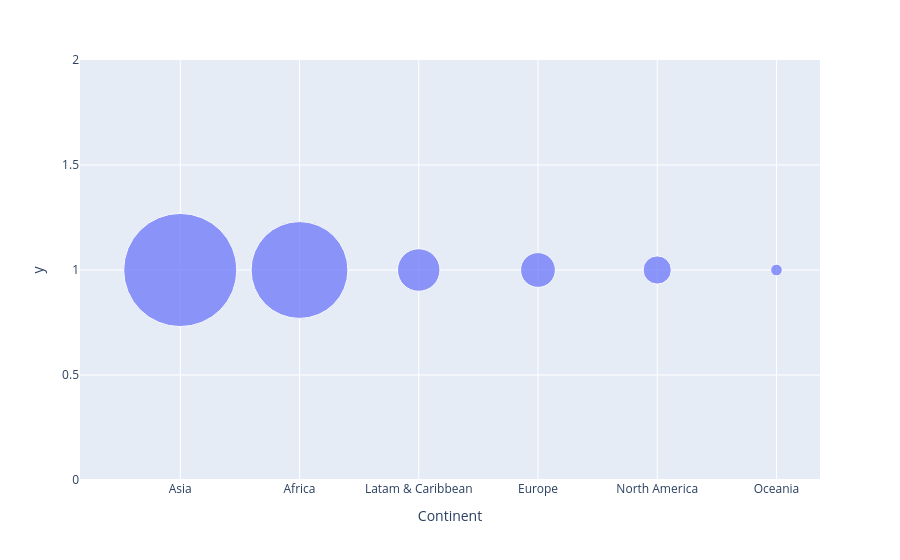
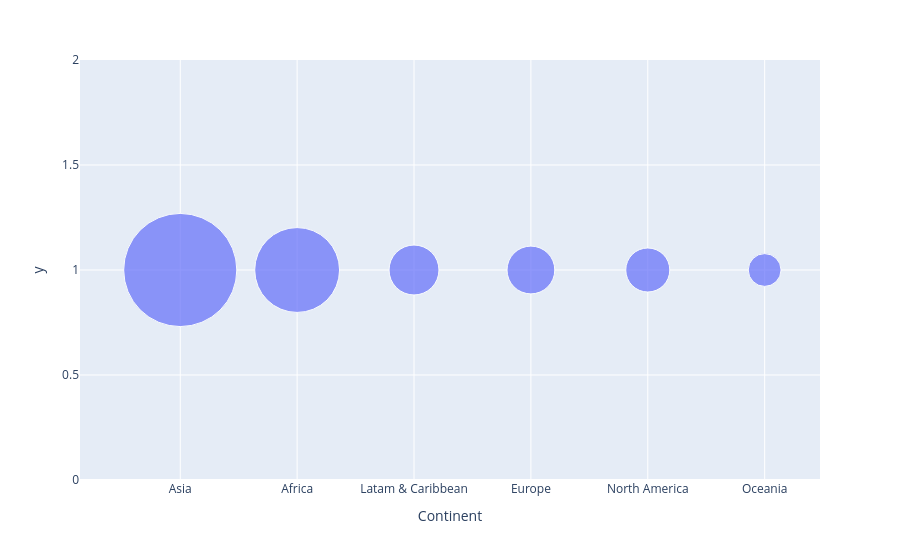

Write notebook code for charts like these, in order.
### Code cell
bubble_df = df.copy()
bubble_df['y'] = 1
bubble_df['chart_size'] = pi * pow(bubble_df['Radius(px)'], 2)
chart_fig = px.scatter(bubble_df, x='Continent', y='y', size='Births in 2026 (thousands)', size_max=80)
chart_fig.show()

real_fig = px.scatter(bubble_df, x='Continent', y='y', size='chart_size', size_max=80)
real_fig.show()

### Figure 1 — Plotly figure (JSON) as saved in the notebook; plotly's stock layout.template omitted (floating-point values rounded to 4 significant figures)
{"data": [{"hovertemplate": "Continent=%{x}<br>y=%{y}<br>Births in 2026 (thousands)=%{marker.size}<extra></extra>", "legendgroup": "", "marker": {"color": "#636efa", "size": [64910.0, 47560.0, 9160.0, 6141.0, 4036.0, 693.0], "sizemode": "area", "sizeref": 10.14, "symbol": "circle"}, "mode": "markers", "name": "", "orientation": "v", "showlegend": false, "type": "scatter", "x": ["Asia", "Africa", "Latam & Caribbean", "Europe", "North America", "Oceania"], "xaxis": "x", "y": [1, 1, 1, 1, 1, 1], "yaxis": "y"}], "layout": {"legend": {"itemsizing": "constant", "tracegroupgap": 0}, "margin": {"t": 60}, "xaxis": {"anchor": "y", "domain": [0, 1], "title": {"text": "Continent"}}, "yaxis": {"anchor": "x", "domain": [0, 1], "title": {"text": "y"}}}}

### Figure 2 — Plotly figure (JSON) as saved in the notebook; plotly's stock layout.template omitted (floating-point values rounded to 4 significant figures)
{"data": [{"hovertemplate": "Continent=%{x}<br>y=%{y}<br>chart_size=%{marker.size}<extra></extra>", "legendgroup": "", "marker": {"color": "#636efa", "size": [1922000.0, 1081000.0, 374300.0, 342700.0, 291000.0, 161500.0], "sizemode": "area", "sizeref": 300.3, "symbol": "circle"}, "mode": "markers", "name": "", "orientation": "v", "showlegend": false, "type": "scatter", "x": ["Asia", "Africa", "Latam & Caribbean", "Europe", "North America", "Oceania"], "xaxis": "x", "y": [1, 1, 1, 1, 1, 1], "yaxis": "y"}], "layout": {"legend": {"itemsizing": "constant", "tracegroupgap": 0}, "margin": {"t": 60}, "xaxis": {"anchor": "y", "domain": [0, 1], "title": {"text": "Continent"}}, "yaxis": {"anchor": "x", "domain": [0, 1], "title": {"text": "y"}}}}
